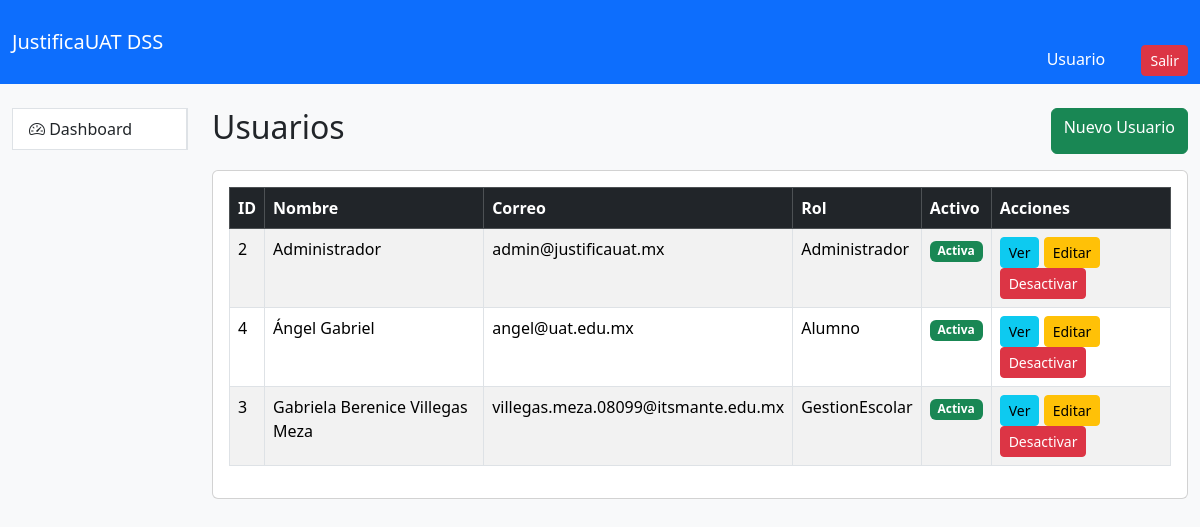
Page /public/index.php?page=usuarios on the earlier database version.
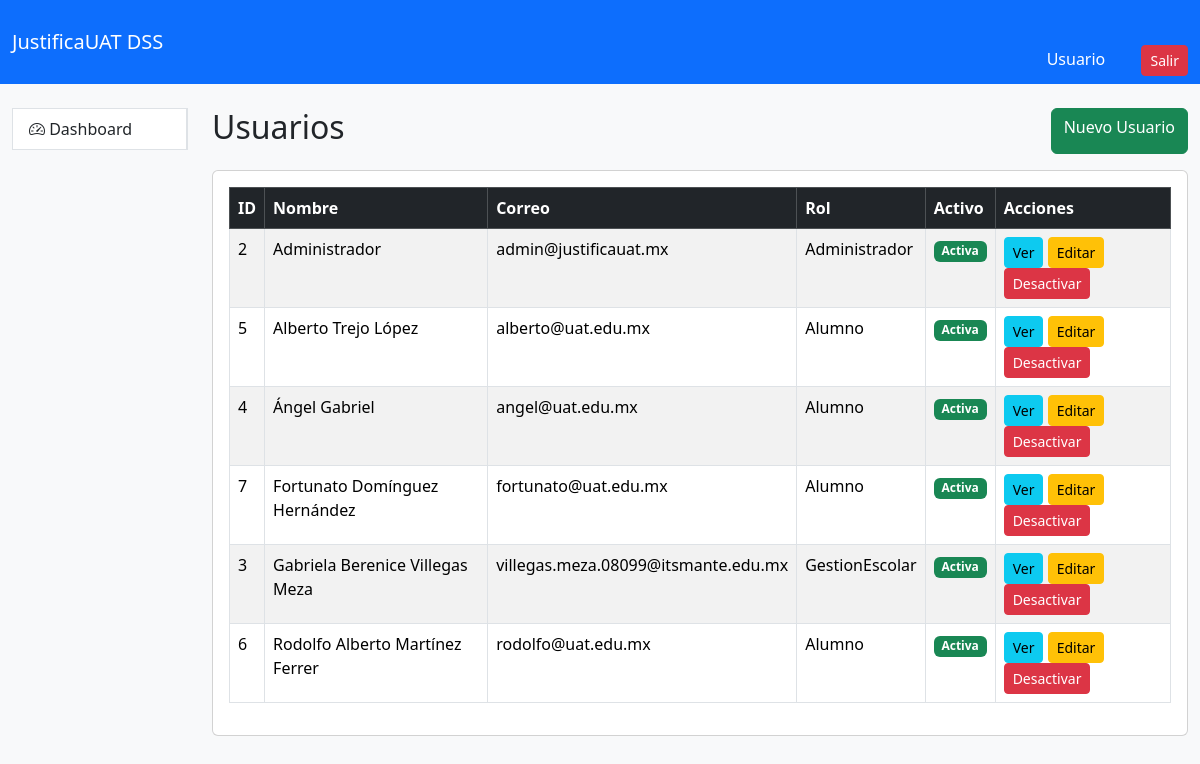
Same page on the later database version.
### tables this page shows
CREATE TABLE `usuarios` (
  `id` int(11) NOT NULL AUTO_INCREMENT,
  `nombre` varchar(150) NOT NULL,
  `apellido_paterno` varchar(100) DEFAULT NULL,
  `apellido_materno` varchar(100) DEFAULT NULL,
  `correo` varchar(150) NOT NULL,
  `password` varchar(255) NOT NULL,
  `rol_id` int(11) NOT NULL,
  `activo` tinyint(1) DEFAULT 1,
  `ultimo_acceso` datetime DEFAULT NULL,
  `created_at` timestamp NOT NULL DEFAULT current_timestamp(),
  `updated_at` timestamp NOT NULL DEFAULT current_timestamp() ON UPDATE current_timestamp(),
  PRIMARY KEY (`id`),
  UNIQUE KEY `correo` (`correo`),
  KEY `fk_usuario_rol` (`rol_id`),
  CONSTRAINT `fk_usuario_rol` FOREIGN KEY (`rol_id`) REFERENCES `roles` (`id`)
);

CREATE TABLE `roles` (
  `id` int(11) NOT NULL AUTO_INCREMENT,
  `nombre` varchar(50) NOT NULL,
  `descripcion` varchar(255) DEFAULT NULL,
  `created_at` timestamp NOT NULL DEFAULT current_timestamp(),
  PRIMARY KEY (`id`),
  UNIQUE KEY `nombre` (`nombre`)
);

### app/Controllers/UsuarioController.php (called while the page is built, shortened)
<?php
require_once __DIR__.'/../Models/Usuario.php';
class UsuarioController
{
    public function index()
    {
        $usuarios = Usuario::obtenerTodos();
        require_once  __DIR__ . '/../Views/usuarios/index.php';
    }
}

### app/Models/Usuario.php (called while the page is built, shortened)
<?php
class Usuario
{
    public static function obtenerTodos()
    {
        $db = Database::connect();
        $sql = " SELECT
        u.*,
        r.nombre AS rol
        FROM usuarios u
        INNER JOIN roles r
        ON u.rol_id = r.id
        ORDER BY u.nombre";
        return $db->query($sql) ->fetchAll(PDO::FETCH_ASSOC);
    }
}
?>

### app/Views/usuarios/index.php (the view)
<?php include '../app/Views/layouts/header.php'; ?>
<?php include '../app/Views/layouts/navbar.php'; ?>
<div class="container-fluid mt-4">
    <div class="row">
        <div class="col-md-2">
        <?php include '../app/Views/layouts/sidebar.php'; ?>
        </div>
        <div class="col-md-10">
    <div class="d-flex justify-content-between mb-3">
        <h2>Usuarios</h2>
        <a
            href="index.php?page=usuarios_create"
            class="btn btn-success">
            Nuevo Usuario
        </a>
    </div>
	<div class="card">
                <div class="card-body">
    <table class="table table-striped table-bordered">
        <thead class="table-dark">
            <tr>
                <th>ID</th>
                <th>Nombre</th>
                <th>Correo</th>
                <th>Rol</th>
                <th>Activo</th>
                <th>Acciones</th>
            </tr>
        </thead>
        <tbody>
            <?php foreach($usuarios as $u): ?>
            <tr>
                <td>
                    <?= $u['id']; ?>
                </td>
                <td>
                    <?= $u['nombre']; ?>
                </td>
                <td>
                    <?= $u['correo']; ?>
                </td>
                <td>
                    <?= $u['rol']; ?>
                </td>
				<td>
									<?php if($u['activo'] == 1): ?>
										<span class="badge bg-success">
											Activa
										</span>
									<?php else: ?>
										<span class="badge bg-secondary">
											Inactiva
										</span>
									<?php endif; ?>
								</td>
                                <td>
                   <a href="index.php?page=usuarios_show&id=<?= $u['id']; ?>"   class="btn btn-info btn-sm">
                        Ver
                    </a>
                    <a href="index.php?page=usuarios_edit&id=<?= $u['id']; ?>"                        class="btn btn-warning btn-sm">
                        Editar
                    </a>
                    <?php if($u['activo']): ?>
                       <a href="index.php?page=usuarios_desactivar&id=<?= $u['id']; ?>  "                          class="btn btn-danger btn-sm">
                            Desactivar
                        </a>
                    <?php else: ?>
                      <a href="  index.php?page=usuarios_activar&id=<?= $u['id']; ?>    "                        class="btn btn-success btn-sm">
                            Activar
                        </a>
                    <?php endif; ?>
                </td>
            </tr>
            <?php endforeach; ?>
        </tbody>
    </table>
</div>
</div>
</div>
<?php include '../app/Views/layouts/footer.php'; ?>

### public/index.php (shortened to what this page needs)
<?php
$page = $_GET['page'] ?? 'dashboard';
switch ($page) {
    case 'usuarios':
        require_once '../app/Controllers/UsuarioController.php';
        (new UsuarioController())->index();
        break;
}

### app/Views/layouts/header.php (shortened to what this page needs)
<!DOCTYPE html>
<html lang="es">
<head>
    <link
        rel="stylesheet"
        href="https://cdn.jsdelivr.net/npm/bootstrap@5.3.3/dist/css/bootstrap.min.css">
    <link
        rel="stylesheet"
        href="https://cdn.jsdelivr.net/npm/bootstrap-icons@1.11.3/font/bootstrap-icons.min.css">
    <link
        rel="stylesheet"
        href="assets/css/style.css">
</head>
<body class="bg-light">

### app/Views/layouts/navbar.php (shortened to what this page needs)
<nav class="navbar navbar-expand-lg navbar-dark bg-primary">
    <div class="container-fluid">
        <a
            class="navbar-brand"
            href="index.php?page=dashboard">
            JustificaUAT DSS
        </a>
        <div class="ms-auto text-white">
<pre>
</pre>
            <span class="me-3">
                <?= $_SESSION['nombre'] ?? 'Usuario'; ?>
            </span>
            <a
                href="logout.php"
                class="btn btn-sm btn-danger">
                Salir
            </a>
        </div>
    </div>
</nav>

### app/Views/layouts/sidebar.php (shortened to what this page needs)
<div class="bg-white border-end">
    <div class="list-group rounded-0">
        <a
            href="index.php?page=dashboard"
            class="list-group-item list-group-item-action">
            <i class="bi bi-speedometer2"></i>
            Dashboard
        </a>
    </div>
</div>

### app/Views/layouts/footer.php (shortened to what this page needs)
</body>
</html>

### public/assets/css/style.css (style rules this page uses)
body { background:#f8f9fa; }

Differences in the rows shown:
added usuarios: id "5", nombre "Alberto Trejo López", correo "alberto@uat.edu.mx", rol.nombre "Alumno", activo "Activa"
added usuarios: id "7", nombre "Fortunato Domínguez Hernández", correo "fortunato@uat.edu.mx", rol.nombre "Alumno", activo "Activa"
added usuarios: id "6", nombre "Rodolfo Alberto Martínez Ferrer", correo "rodolfo@uat.edu.mx", rol.nombre "Alumno", activo "Activa"
